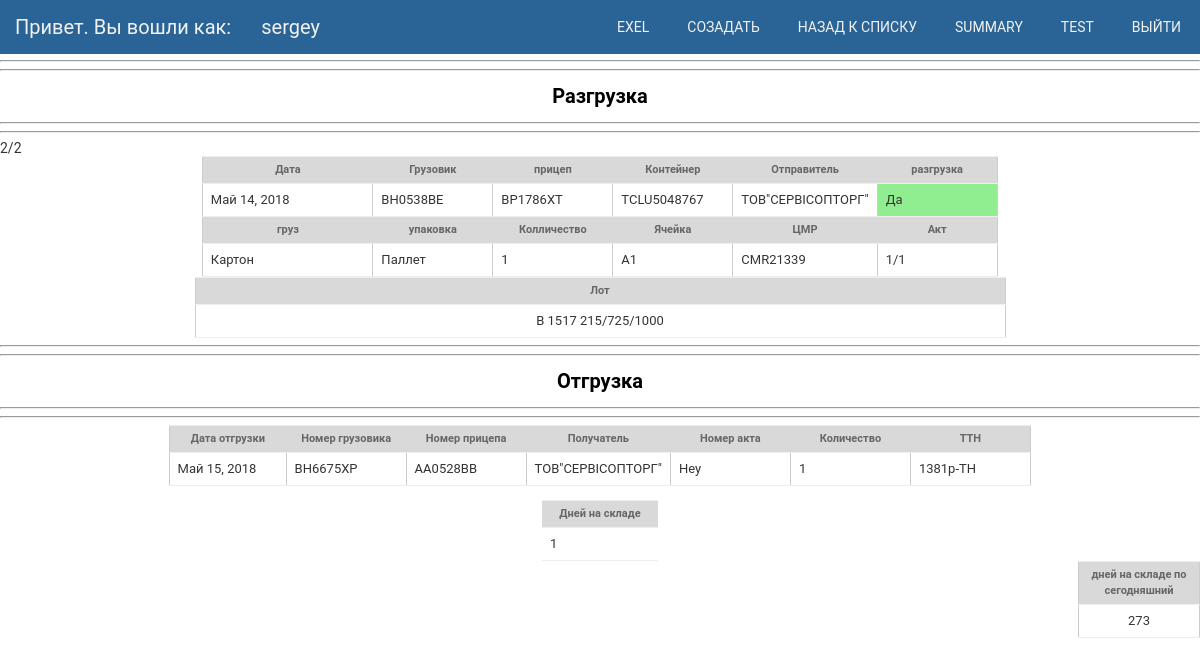
Screenshot of /samsung/view/2/ (signed in) with the database file from the repository.
### samsung/models.py (models this page shows, shortened)
class Incoming(models.Model):
    class Meta():
        db_table = 'incoming'
    incoming_date = models.DateField('Дата разгрузки')
    track_i = models.CharField('Номер грузовика', max_length=8)
    trailer_i = models.CharField('Номер прицепа', max_length=8)
    container_i = models.CharField('Номер контейнера', max_length=11)
    uploading = (
        ('0', 'Нет'),
        ('1', 'Да'),
    )
    upload = models.CharField('Контейнер', max_length=3, blank=False, choices=uploading, default='d', help_text='Снятие контейнера')
    sender = models.ForeignKey('Company', on_delete=models.SET_NULL, null=True, verbose_name='Отправитель')
    cargo = models.ForeignKey('Cargo', on_delete=models.SET_NULL, null=True, verbose_name='Наименование груза')
    pack = models.ForeignKey('Type', on_delete=models.SET_NULL, null=True, verbose_name='Вид упаковки')
    quantity_i = models.PositiveIntegerField('Количество')
    cell_position = models.ForeignKey('Position', on_delete=models.SET_NULL, null=True, verbose_name='Ячейка', help_text='Место размещения на складе')
    cmr = models.CharField('CMR/TTH', max_length=12)
    akt_i = models.CharField('Номер акта', max_length=5)
    lot = models.CharField('Лот', max_length=19)
    def __str__(self):
        return '%s' % (self.id)

class Company(models.Model):
    class Meta():
        db_table = 'company'
    company = models.CharField(max_length=20, verbose_name='Компания', help_text='Отправитель/получатель')
    def __str__(self):
        return '%s' % (self.company)

class Cargo(models.Model):
    class Meta():
        db_table = 'cargo'
    cargotype = models.CharField('Наименование груза', max_length=12)
    count = models.DecimalField('Стоимость', max_digits=4, decimal_places=2)
    def __str__(self):
        return '%s' % (self.cargotype)

class Type(models.Model):
    class Meta():
        db_table = 'type'
    type = models.CharField('Вид упаковки', max_length=12)
    def __str__(self):
        return '%s' % (self.type)

class Position(models.Model):
    class Meta():
        db_table = 'position'
    cell = models.CharField(max_length=8, null=False, verbose_name='Ячейка')
    def __str__(self):
        return '%s' % (self.cell)

class Outcoming(models.Model):
    class Meta():
        db_table = 'outcoming'
    akt_incoming = models.OneToOneField(Incoming, on_delete=models.SET_NULL, null=True)
    outcoming_date = models.DateField('Дата отгрузки')
    track_o = models.CharField('Номер грузовика', max_length=8)
    trailer_o = models.CharField('Номер прицепа', max_length=8)
    recepient = models.ForeignKey('Company', on_delete=models.SET_NULL, null=True, verbose_name='Получатель')
    akt_o = models.CharField('Номер акта', max_length=5)
    quantity_o = models.PositiveIntegerField('Количество')
    ttn = models.CharField('TTH', max_length=12)
    comments = models.TextField('Примечания', max_length=50, null=True, blank=True)

### samsung/views.py (the view)
# urls.py: url(r'^view/(?P<id>\d+)/$', view, name='detail'),
def view(request, id=None):
    view_i = get_object_or_404(Incoming, id=id)
    c = Incoming.objects.filter(id=id).values('incoming_date')
    b = Outcoming.objects.filter(akt_incoming_id=id).values('outcoming_date')
    try:
        a = (b[0]['outcoming_date'] - c[0]['incoming_date']).days
    except:
        a = 404
    f = datetime.date.today()
    d = (f - c[0]['incoming_date']).days
    try:
        view_o = Outcoming.objects.get(akt_incoming_id=id)
    except Outcoming.DoesNotExist:
        view_o = None
    form_o = PlusForm(request.POST or None, initial={'akt_incoming': view_i,})
    if form_o.is_valid():
        form_o.save()
        instance = form_o.save(commit=False)
        instance.save()
        messages.success(request, "Well done my padavan!")
        return HttpResponseRedirect(instance.get_absolute_url())
    context = {'view_i': view_i, 'form_o': form_o, 'view_o':view_o, 'a': a, 'd': d}
    return render(request, 'view.html', context)

### templates/view.html (shortened to what this page needs)
{% extends "topbar.html" %}
{% block content %}
{% if user.is_active %}
<hr>
<hr>
<h1>Разгрузка</h1>
<hr>
<hr>
<table align='center' cellpadding="1" cellspacing="1" border="1">
  <thead>
    <tr>
      <th align="justify" width="150"> Дата</td>
      <th align="justify" width="100">Грузовик</td>
      <th align="justify" width="100">прицеп</td>
      <th align="justify" width="100">Контейнер</td>
      <th align="justify" width="100">Отправитель</td>
      <th align="justify" width="100">разгрузка</td>
    </tr>
  </thead>
  <tbody align='center' cellpadding="1" cellspacing="1" border="1">
    <tr>
      <td align="justify" width="150">{{ view_i.incoming_date }}</td>
      <td align="justify" width="100">{{ view_i.track_i}}</td>
      <td align="justify" width="100">{{ view_i.trailer_i }}</td>
      <td align="justify" width="100">{{ view_i.container_i }}</td>
      <td align="justify" width="100">{{ view_i.sender }}</td>
      {% if view_i.upload == '1' %}
      <td align="justify" width="100" bgcolor=#90EE90>Да</td>
      {% elif view_i.upload == '0' %}
      <td align="justify" width="100" bgcolor=#F08080>Нет</td>
      {% endif %}
    </tr>
  </tbody>
  <thead>
    <tr>
      <th align="justify" width="150">груз</td>
      <th align="justify" width="100">упаковка</td>
      <th align="justify" width="100">Колличество</td>
      <th align="justify" width="100">Ячейка</td>
      <th align="justify" width="100">ЦМР</td>
      <th align="justify" width="100">Акт</td>
    </tr>
  </thead>
  <tbody align='center' cellpadding="1" cellspacing="1" border="1">
    <tr>
      <td align="justify" width="150">{{ view_i.cargo }}</td>
      <td align="justify" width="100">{{ view_i.pack }}</td>
      <td align="justify" width="100">{{ view_i.quantity_i }}</td>
      <td align="justify" width="100">{{ view_i.cell_position }}</td>
      <td align="justify" width="100">{{ view_i.cmr }}</td>
      <td align="justify" width="100">{{ view_i.akt_i }}</td>
    </tr>
  </tbody>
</table>
<table align='center' cellpadding="1" cellspacing="1" border="1">
  <thead>
    <tr>
      <th align="center" width="150">Лот</td>
    </tr>
  </thead>
  <tbody align='center' cellpadding="1" cellspacing="1" border="1">
    <tr>
      <td align="center" width="793">{{ view_i.lot }}</td>
    </tr>
  </tbody>
</table>
{% if not view_o.akt_incoming %}
<hr>
<hr>
<h1>Форма на отгрузку</h1>
<hr>
<hr>
<form method="POST" action="">{% csrf_token %}
  <p class="hidden">ID:{{ form_o.akt_incoming }}</p>
  <div class="newin">
    <p>Дата:{{ form_o.outcoming_date }}</p>
    <hr>
    <li>Номер машины:{{ form_o.track_o }}</li>
    <li>Номер прицепа:{{ form_o.trailer_o }}</li>
  </div>
  <hr>
  <p>Получатель:{{ form_o.recepient }}</p>
  <hr>
  <div class="newin">
    <li>Акт:{{ form_o.akt_o }}</li>
    <li>Колличество:{{ form_o.quantity_o }}</li>
    <li>ТТН:{{ form_o.ttn }}</li>
  </div>
  <p>{{ form_o.comments }}</p>
  <hr>
  <input type="submit" value="Заполнить" />
</form>
{% else %}
<hr>
<hr>
<h1>Отгрузка</h1>
<hr>
<hr>
<table align='center' cellpadding="1" cellspacing="1" border="1">
  <thead>
    <tr>
      <th align="justify" width="30"> Дата отгрузки</td>
      <th align="justify" width="100"> Номер грузовика</td>
      <th align="justify" width="100">Номер прицепа</td>
      <th align="justify" width="100">Получатель</td>
      <th align="justify" width="100">Номер акта</td>
      <th align="justify" width="100">Количество</td>
      <th align="justify" width="100">TTH</td>
    </tr>
  </thead>
  <tbody align='center' cellpadding="1" cellspacing="1" border="1">
    <tr>
      <td align="justify" width="100">{{ view_o.outcoming_date }}</td>
      <td align="justify" width="100">{{ view_o.track_o }}</td>
      <td align="justify" width="100">{{ view_o.trailer_o }}</td>
      <td align="justify" width="100">{{ view_o.recepient }}</td>
      <td align="justify" width="100">{{ view_o.akt_o }}</td>
      <td align="justify" width="100">{{ view_o.quantity_o }}</td>
      <td align="justify" width="100">{{ view_o.ttn }}</td>
    </tr>
  </tbody>
</table>
{% endif %} {% if a == 404 %} {% else %}
<table align='center'>
  <thead>
    <th align="justify" width="30">Дней на складе</td>
  </thead>
  <tbody>
    <td align="justify" width="100">{{ a }}</td>
  </tbody>
</table>
{% endif %}
{% endif %}
<table align='right' cellpadding="1" cellspacing="1" border="1">
  <thead>
    <tr>
      <th align="center" width="100">дней на складе по сегодняшний</td>
    </tr>
  </thead>
  <tbody align='center' cellpadding="1" cellspacing="1" border="1">
    <tr>
      <td align="center" width="100">{{ d }}</td>
    </tr>
  </tbody>
</table>
{% endblock %}

### templates/topbar.html (shortened to what this page needs)
{% load staticfiles %}
<html lang="en" dir="ltr">
  <head>
    <link rel="stylesheet" type="text/css" href="{% static "css/base.css" %}"/>
  </head>
{% if user.is_active %}
  <body class="main">
    <div class="navbar">
      <li>Привет. Вы вошли как:</li>
      <li>{% firstof user.get_short_name user.get_username %}</li>
      <a href="{% url 'logout_user' %}">Выйти</a>
      <a href="{% url 'test' %}">test</a>
      <a href="{% url 'summary' %}">summary</a>
      <a href="{% url 'samsung' %}">Назад к списку</a>
      <a href="{% url 'new' %}">созадать</a>
      <a href="{% url 'exel_out' %}">Exel</a>
      </div>
  </body>
{% endif %}
{% block content %}
{% endblock %}

### static/css/base.css (style rules this page uses)
body { margin: 0; padding: 0; font-size: 14px; font-family: "Roboto","Lucida Grande","DejaVu Sans","Bitstream Vera Sans",Verdana,Arial,sans-serif; color: #333; background: #FFF; padding-bottom: 40px; }
h1 { color: #000; text-align: center; font-size: 20px; }
.navbar { overflow: hidden; background-color: #2a6496; position: fixed; top: 0; width: 100%; }
.navbar li { float: left; text-align: center; color: #f2f2f2; display: block; padding: 15px 15px; font-size: 20px; }
.navbar a { float: right; display: block; color: #f2f2f2; text-align: center; padding: 19px 19px; text-decoration: none; text-transform: uppercase; }
.main { margin-top: 60px; }
table { border-collapse: collapse; border-color: #ccc; }
td, th { font-size: 13px; line-height: 16px; border-bottom: 1px solid #eee; vertical-align: top; padding: 8px; font-family: "Roboto", "Lucida Grande", Verdana, Arial, sans-serif; }
th { color: #000; font-weight: 600; text-align: center; }
thead th, tfoot td { color: #666; padding: 5px 10px; font-size: 11px; background: #D9D9D9; border: none; border-top: 1px solid #eee; border-bottom: 1px solid #eee; }

### rows the page displays
Incoming: incoming_date "Май 14, 2018", track_i "ВН0538ВЕ", trailer_i "ВР1786ХТ", container_i "TCLU5048767", sender "ТОВ\"СЕРВІСОПТОРГ\"", cargo "Картон", pack "Паллет", quantity_i "1", cell_position "A1", cmr "СМR21339", akt_i "1/1", lot "В 1517 215/725/1000"
Outcoming: outcoming_date "Май 15, 2018", track_o "ВН6675ХР", trailer_o "АА0528ВВ", recepient "ТОВ\"СЕРВІСОПТОРГ\"", akt_o "Hey", quantity_o "1", ttn "1381р-ТН"

### other values shown
{{ a }} "1"
